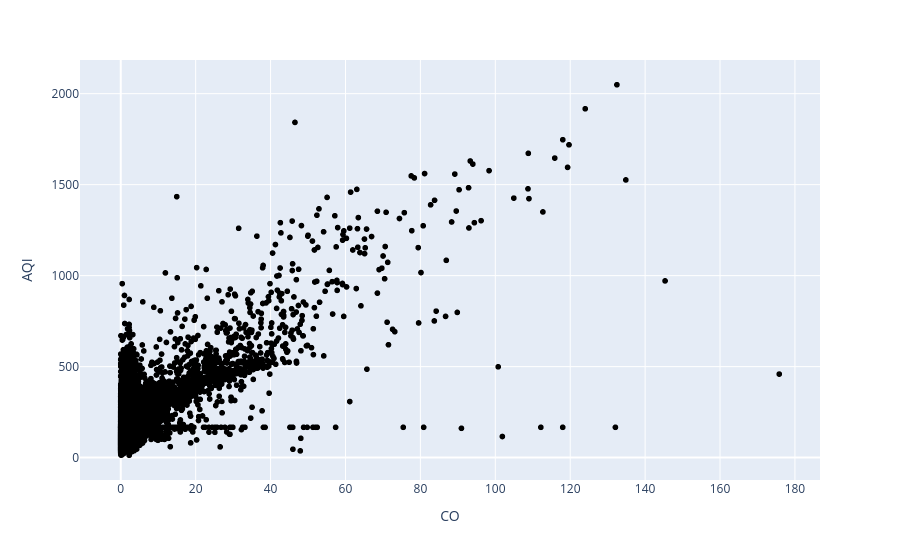

Notebook cell for this chart:
### Code cell
fig = px.scatter(df2, x="CO", y="AQI", color_discrete_sequence=['black'])

fig.show()

### Figure 1 — Plotly figure (JSON) as saved in the notebook; plotly's stock layout.template omitted (floating-point values rounded to 4 significant figures; data arrays with more than 128 entries replaced by an {"elided": "..."} marker saying what was removed)
{"data": [{"hovertemplate": "CO=%{x}<br>AQI=%{y}<extra></extra>", "legendgroup": "", "marker": {"color": "black", "symbol": "circle"}, "mode": "markers", "name": "", "showlegend": false, "type": "scattergl", "x": {"elided": "29531 float values"}, "xaxis": "x", "y": {"elided": "29531 float values"}, "yaxis": "y"}], "layout": {"legend": {"tracegroupgap": 0}, "margin": {"t": 60}, "xaxis": {"anchor": "y", "domain": [0, 1], "title": {"text": "CO"}}, "yaxis": {"anchor": "x", "domain": [0, 1], "title": {"text": "AQI"}}}}
